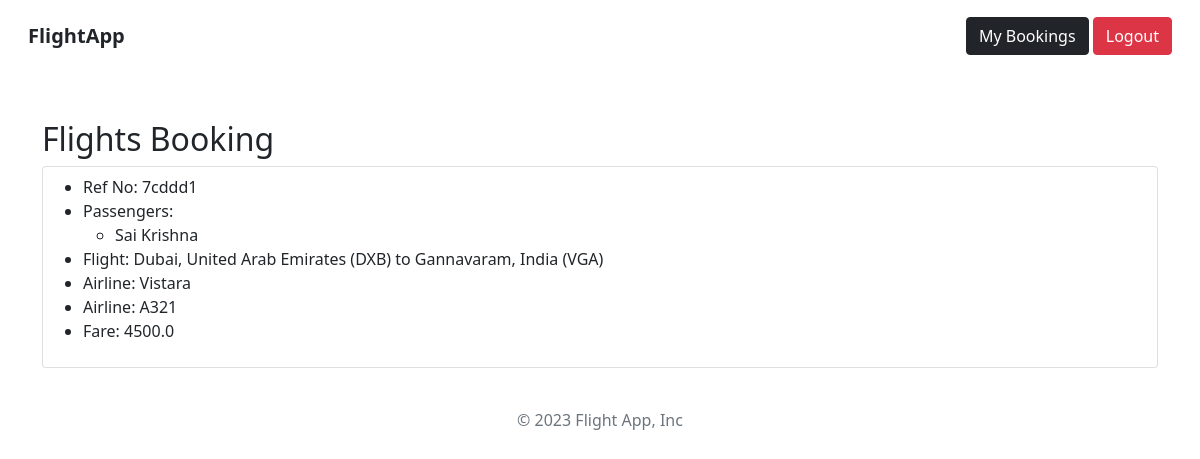
Screenshot of /user_bookings/ (signed in) with the database file from the repository.
### base/models.py (models this page shows, shortened)
class Ticket(models.Model):
    user = models.ForeignKey(User,on_delete=models.CASCADE, related_name="bookings", blank=True, null=True)
    ref_no = models.CharField(max_length=6, unique=True)
    passengers = models.ManyToManyField(Passenger, related_name="flight_tickets")
    flight = models.ForeignKey(Flight, on_delete=models.CASCADE, related_name="tickets", blank=True, null=True)
    flight_destination_date = models.DateField(blank=True, null=True)
    flight_arrival_date = models.DateField(blank=True, null=True)
    flight_fare = models.FloatField(blank=True,null=True)
    booking_date = models.DateTimeField(default=datetime.now)
    status = models.CharField(max_length=45, choices=TICKET_STATUS)
    def __str__(self):
        return self.ref_no

class Passenger(models.Model):
    first_name = models.CharField(max_length=64, blank=True)
    last_name = models.CharField(max_length=64, blank=True)
    gender = models.CharField(max_length=20, choices=GENDER, blank=True)

class Flight(models.Model):
    origin = models.ForeignKey(Place, on_delete=models.CASCADE, related_name="departures")
    destination = models.ForeignKey(Place, on_delete=models.CASCADE, related_name="arrivals")
    departure_time = models.TimeField(auto_now=False, auto_now_add=False)
    departure_day = models.ManyToManyField(Week, related_name="flights_of_the_day")
    duration = models.DurationField(null=True)
    arrival_time = models.TimeField(auto_now=False, auto_now_add=False)
    plane = models.CharField(max_length=24)
    airline = models.CharField(max_length=64)
    fare = models.FloatField(null=True)
    seats = models.PositiveIntegerField(null=True, default=60)
    def __str__(self):
        return f"{self.origin} to {self.destination}"

class Place(models.Model):
    city = models.CharField(max_length=64)
    airport = models.CharField(max_length=64)
    code = models.CharField(max_length=3)
    country = models.CharField(max_length=64)
    def __str__(self):
        return f"{self.city}, {self.country} ({self.code})"

### base/views.py (the view)
# urls.py: path('user_bookings/', user_bookings, name='user_bookings'),
@login_required(login_url='login')
def user_bookings(request):
    tickets = Ticket.objects.filter(user=request.user)
    print(tickets)
    return render(request, 'base/bookings.html', {'tickets': tickets})

### base/templatetags/base_extras.py (called while the page is built)
@register.filter(name='has_group')
def has_group(user, group_name):
    group = Group.objects.get(name=group_name)
    return True if group in user.groups.all() else False

### base/templates/base/bookings.html (shortened to what this page needs)
{% extends 'base.html' %}
{% load static crispy_forms_tags %}
{% load static base_extras.py %}
{% block content%}
<div class="container">
    <h2>Flights Booking</h2>
    <div>
        {% for ticket in tickets %}
        <div class="card p-2 my-2">
            <ul>
                <li>Ref No: {{ticket.ref_no}}</li>
                <li>Passengers:
                    <ul>
                        {% for passenger in ticket.passengers.all %}
                        <li>{{passenger.first_name}} {{passenger.last_name}}</li>
                        {% endfor %}
                    </ul>
                </li>
                <li>
                    Flight: {{ticket.flight}}
                </li>
                <li>
                    Airline: {{ticket.flight.airline}}
                </li>
                <li>
                    Airline: {{ticket.flight.plane}}
                </li>
                <li>Fare: {{ticket.flight_fare}}</li>
            </ul>
        </div>
        {% endfor %}
    </div>
</div>
{% endblock %}

### rows the page displays
Ticket: ref_no "7cddd1", flight "Dubai, United Arab Emirates (DXB) to Gannavaram, India (VGA)", flight.airline "Vistara", flight.plane "A321", flight_fare "4500.0"
Passenger: first_name "Sai", last_name "Krishna"
